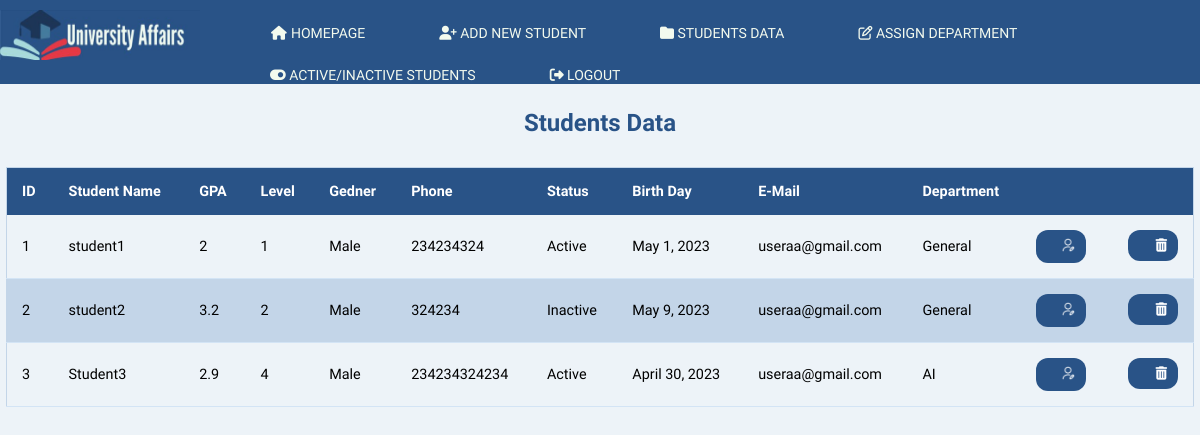
The page /students-data.html on the database as committed earlier.
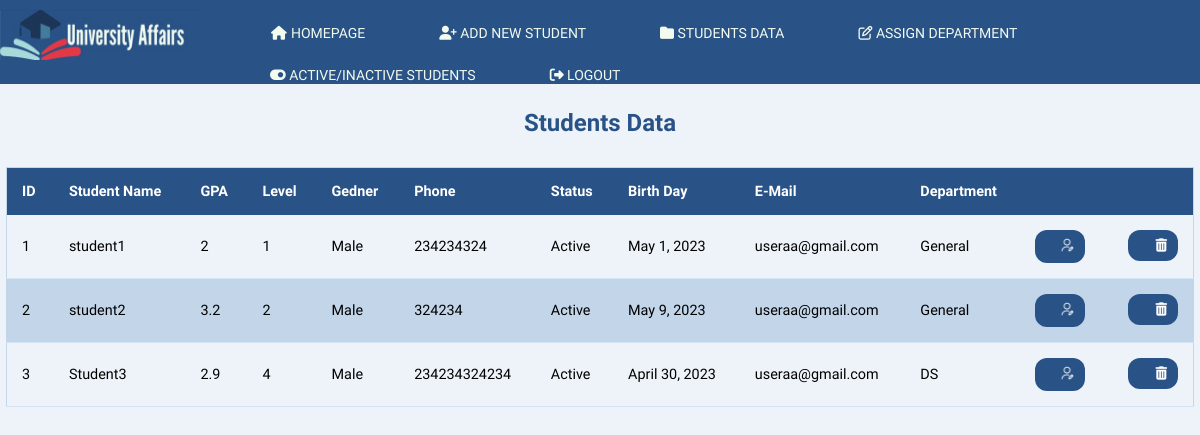
The same page on the database as committed later.
### web_application/models.py (models this page shows)
class Student(models.Model):
    id = models.CharField(max_length=8, primary_key=True)
    name = models.CharField(max_length=50)
    GPA = models.CharField(max_length=4)
    level = models.CharField(max_length=1)
    gender = models.CharField(max_length=8)
    phone = models.CharField(max_length=11)
    status = models.CharField(max_length=10)
    birth_day = models.DateField()
    email = models.CharField(max_length=50)
    department = models.CharField(max_length=20, default='General')

### web_application/views.py (the view)
# urls.py: path('students-data.html', views.Student_data, name="student_data"),
def Student_data(request):
    students = Student.objects.all()
    return render(request, 'web_application/students_data.html', {'students': students})

### web_application/templates/web_application/students_data.html (shortened to what this page needs)
{% load static %}
<!DOCTYPE html>
    <head>
      <link rel="stylesheet" href="{% static 'css/stylesheet.css' %}">
      <link rel="stylesheet" href="https://cdnjs.cloudflare.com/ajax/libs/font-awesome/4.7.0/css/font-awesome.min.css">
    </head>
    <body id="body">
      <header>
        <div class="logo">
        <img src="{% static 'photos/Logo.jpg' %}" alt="FCAI-CU" />
        </div>
        <div class="containerr">
        <nav class="navbar">
            <ul>
            <li>
                <a href="./homepage.html"><i class="fa fa-fw fa-home"></i> Homepage</a>
            </li>
            <li>
                <a href="./add-new-student.html"
                ><i class="fa fa-user-plus"></i> Add New student</a
                >
            </li>
            <li>
                <a href="./students-data.html"
                ><i class="fa fa-folder"></i> Students Data</a
                >
            </li>
            <li>
                <a href="./assign-department.html"
                ><i class="fa fa-edit"></i> Assign Department
                </a>
            </li>
            <li>
                <a href="./active-inactive-students.html"
                ><i class="fa fa-toggle-on"></i> Active/inactive Students</a
                >
            </li>
            <li>
                <a href="{% url 'logout' %}">
                <i class="fa-solid fa-right-from-bracket"></i> Logout </a>
            </li>
            </ul>
        </nav>
        </div>
    </header>
      <h3 class="tableName">Students Data</h2>
        <table class="table" style="width:99%" id="myTable">
          <thead>
            <tr>
              <th id="studentId">ID</th>
              <th id="studentName">Student Name</th>
              <th id="studentGpa">GPA</th>
              <th id="studentLevel">Level </th>
              <th id="studentGender">Gedner</th>
              <th id="studentPhone">Phone</th>
              <th id="studentStatus">Status</th>
              <th id="studentDate">Birth Day</th>
              <th id="studentEmail">E-Mail</th>
              <th id="Departement">Department</th>
              <th ></th>
            </tr>
          </thead>
          <tbody id="Body">
            {% for student in students %}
              <tr>
                <td>{{student.id}}</td>
                <td>{{student.name}}</td>
                <td>{{student.GPA}}</td>
                <td>{{student.level}}</td>
                <td>{{student.gender}}</td>
                <td>{{student.phone}}</td>
                <td>{{student.status}}</td>
                <td>{{student.birth_day}}</td>
                <td>{{student.email}}</td>
                <td>{{student.department}}</td>
                <td>
                  <a class='centerLink' href="{% url 'edit-student' student.id %}"><button class='Edit-S'><img class='edit_img_S' src="{% static 'photos/edit.png' %}"></button></a>
                    <a class='centerLink' href="{% url 'delete-student' student.id %}" onclick="return confirmDeletion()">
                      <button class='Delet-S' type="Submit" ><i class='fa fa-fw fa-trash'></i></button></a>
                </td>
              </tr>
            {% endfor %}
          </tbody>
          </table>
    </body>
</html>

Rows that differ between the two databases and show on the page:
changed Student "student2": status "Inactive" → "Active"
changed Student "Student3": department "AI" → "DS"
